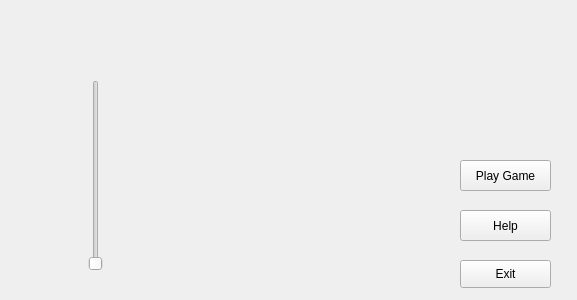
<?xml version="1.0" encoding="UTF-8"?>
<ui version="4.0">
 <class>Menu</class>
 <widget class="QWidget" name="Menu">
  <property name="geometry">
   <rect>
    <x>0</x>
    <y>0</y>
    <width>577</width>
    <height>300</height>
   </rect>
  </property>
  <property name="windowTitle">
   <string>Form</string>
  </property>
  <property name="styleSheet">
   <string notr="true">background-image: url(:/new/prefix1/7.bmp);</string>
  </property>
  <widget class="QPushButton" name="play">
   <property name="geometry">
    <rect>
     <x>460</x>
     <y>160</y>
     <width>91</width>
     <height>31</height>
    </rect>
   </property>
   <property name="styleSheet">
    <string notr="true">border-image: url(:/new/prefix1/8.bmp);</string>
   </property>
   <property name="text">
    <string>Play Game</string>
   </property>
  </widget>
  <widget class="QPushButton" name="help">
   <property name="geometry">
    <rect>
     <x>460</x>
     <y>210</y>
     <width>91</width>
     <height>31</height>
    </rect>
   </property>
   <property name="styleSheet">
    <string notr="true">border-image: url(:/new/prefix1/9.bmp);</string>
   </property>
   <property name="text">
    <string>Help</string>
   </property>
  </widget>
  <widget class="QPushButton" name="exit">
   <property name="geometry">
    <rect>
     <x>460</x>
     <y>260</y>
     <width>91</width>
     <height>28</height>
    </rect>
   </property>
   <property name="styleSheet">
    <string notr="true">border-image: url(:/new/prefix1/10.bmp);</string>
   </property>
   <property name="text">
    <string>Exit</string>
   </property>
  </widget>
  <widget class="QLabel" name="label">
   <property name="geometry">
    <rect>
     <x>1</x>
     <y>-1</y>
     <width>581</width>
     <height>291</height>
    </rect>
   </property>
   <property name="text">
    <string/>
   </property>
  </widget>
  <widget class="QSlider" name="verticalSlider">
   <property name="geometry">
    <rect>
     <x>80</x>
     <y>80</y>
     <width>31</width>
     <height>191</height>
    </rect>
   </property>
   <property name="minimum">
    <number>11</number>
   </property>
   <property name="maximum">
    <number>501</number>
   </property>
   <property name="singleStep">
    <number>2</number>
   </property>
   <property name="orientation">
    <enum>Qt::Vertical</enum>
   </property>
  </widget>
  <zorder>label</zorder>
  <zorder>play</zorder>
  <zorder>exit</zorder>
  <zorder>help</zorder>
  <zorder>verticalSlider</zorder>
 </widget>
 <resources/>
 <connections/>
</ui>
